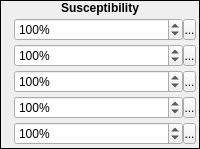
         <widget class="QFrame" name="frame_74">
          <property name="sizePolicy">
           <sizepolicy hsizetype="Fixed" vsizetype="Fixed">
            <horstretch>0</horstretch>
            <verstretch>0</verstretch>
           </sizepolicy>
          </property>
          <property name="frameShape">
           <enum>QFrame::Box</enum>
          </property>
          <property name="frameShadow">
           <enum>QFrame::Plain</enum>
          </property>
          <layout class="QVBoxLayout" name="verticalLayout_158">
           <property name="spacing">
            <number>0</number>
           </property>
           <property name="margin">
            <number>0</number>
           </property>
           <item>
            <widget class="QLabel" name="label_134">
             <property name="sizePolicy">
              <sizepolicy hsizetype="Preferred" vsizetype="Fixed">
               <horstretch>0</horstretch>
               <verstretch>0</verstretch>
              </sizepolicy>
             </property>
             <property name="font">
              <font>
               <weight>75</weight>
               <bold>true</bold>
              </font>
             </property>
             <property name="text">
              <string>Susceptibility</string>
             </property>
             <property name="alignment">
              <set>Qt::AlignCenter</set>
             </property>
            </widget>
           </item>
           <item>
            <widget class="QWidget" name="widget_85" native="true">
             <layout class="QVBoxLayout" name="verticalLayout_159">
              <property name="spacing">
               <number>3</number>
              </property>
              <property name="margin">
               <number>3</number>
              </property>
              <item>
               <layout class="QHBoxLayout" name="horizontalLayout_57">
                <property name="spacing">
                 <number>3</number>
                </property>
                <item>
                 <widget class="QLabel" name="label_135">
                  <property name="sizePolicy">
                   <sizepolicy hsizetype="Fixed" vsizetype="Fixed">
                    <horstretch>0</horstretch>
                    <verstretch>0</verstretch>
                   </sizepolicy>
                  </property>
                  <property name="text">
                   <string/>
                  </property>
                  <property name="pixmap">
                   <pixmap resource="gui_icons.qrc">:/icons/resistLevelA.png</pixmap>
                  </property>
                 </widget>
                </item>
                <item>
                 <layout class="QHBoxLayout" name="horizontalLayout_52">
                  <property name="spacing">
                   <number>0</number>
                  </property>
                  <item>
                   <widget class="QSpinBox" name="sbSusceptibilityA">
                    <property name="suffix">
                     <string>%</string>
                    </property>
                    <property name="maximum">
                     <number>1000</number>
                    </property>
                    <property name="value">
                     <number>100</number>
                    </property>
                   </widget>
                  </item>
                  <item>
                   <widget class="SpinBoxSideButton" name="bSusceptibilityASideButton">
                    <property name="minimumSize">
                     <size>
                      <width>13</width>
                      <height>21</height>
                     </size>
                    </property>
                    <property name="maximumSize">
                     <size>
                      <width>13</width>
                      <height>21</height>
                     </size>
                    </property>
                    <property name="text">
                     <string>...</string>
                    </property>
                    <property name="icon">
                     <iconset resource="gui_icons.qrc">
                      <normaloff>:/icons/spinBoxSideButton.png</normaloff>:/icons/spinBoxSideButton.png</iconset>
                    </property>
                    <property name="iconSize">
                     <size>
                      <width>8</width>
                      <height>16</height>
                     </size>
                    </property>
                   </widget>
                  </item>
                 </layout>
                </item>
               </layout>
              </item>
              <item>
               <layout class="QHBoxLayout" name="horizontalLayout_58">
                <property name="spacing">
                 <number>3</number>
                </property>
                <item>
                 <widget class="QLabel" name="label_136">
                  <property name="sizePolicy">
                   <sizepolicy hsizetype="Fixed" vsizetype="Fixed">
                    <horstretch>0</horstretch>
                    <verstretch>0</verstretch>
                   </sizepolicy>
                  </property>
                  <property name="text">
                   <string/>
                  </property>
                  <property name="pixmap">
                   <pixmap resource="gui_icons.qrc">:/icons/resistLevelB.png</pixmap>
                  </property>
                 </widget>
                </item>
                <item>
                 <layout class="QHBoxLayout" name="horizontalLayout_53">
                  <property name="spacing">
                   <number>0</number>
                  </property>
                  <item>
                   <widget class="QSpinBox" name="sbSusceptibilityB">
                    <property name="suffix">
                     <string>%</string>
                    </property>
                    <property name="maximum">
                     <number>1000</number>
                    </property>
                    <property name="value">
                     <number>100</number>
                    </property>
                   </widget>
                  </item>
                  <item>
                   <widget class="SpinBoxSideButton" name="bSusceptibilityBSideButton">
                    <property name="minimumSize">
                     <size>
                      <width>13</width>
                      <height>21</height>
                     </size>
                    </property>
                    <property name="maximumSize">
                     <size>
                      <width>13</width>
                      <height>21</height>
                     </size>
                    </property>
                    <property name="text">
                     <string>...</string>
                    </property>
                    <property name="icon">
                     <iconset resource="gui_icons.qrc">
                      <normaloff>:/icons/spinBoxSideButton.png</normaloff>:/icons/spinBoxSideButton.png</iconset>
                    </property>
                    <property name="iconSize">
                     <size>
                      <width>8</width>
                      <height>16</height>
                     </size>
                    </property>
                   </widget>
                  </item>
                 </layout>
                </item>
               </layout>
              </item>
              <item>
               <layout class="QHBoxLayout" name="horizontalLayout_59">
                <property name="spacing">
                 <number>3</number>
                </property>
                <item>
                 <widget class="QLabel" name="label_137">
                  <property name="sizePolicy">
                   <sizepolicy hsizetype="Fixed" vsizetype="Fixed">
                    <horstretch>0</horstretch>
                    <verstretch>0</verstretch>
                   </sizepolicy>
                  </property>
                  <property name="text">
                   <string/>
                  </property>
                  <property name="pixmap">
                   <pixmap resource="gui_icons.qrc">:/icons/resistLevelC.png</pixmap>
                  </property>
                 </widget>
                </item>
                <item>
                 <layout class="QHBoxLayout" name="horizontalLayout_54">
                  <property name="spacing">
                   <number>0</number>
                  </property>
                  <item>
                   <widget class="QSpinBox" name="sbSusceptibilityC">
                    <property name="suffix">
                     <string>%</string>
                    </property>
                    <property name="maximum">
                     <number>1000</number>
                    </property>
                    <property name="value">
                     <number>100</number>
                    </property>
                   </widget>
                  </item>
                  <item>
                   <widget class="SpinBoxSideButton" name="bSusceptibilityCSideButton">
                    <property name="minimumSize">
                     <size>
                      <width>13</width>
                      <height>21</height>
                     </size>
                    </property>
                    <property name="maximumSize">
                     <size>
                      <width>13</width>
                      <height>21</height>
                     </size>
                    </property>
                    <property name="text">
                     <string>...</string>
                    </property>
                    <property name="icon">
                     <iconset resource="gui_icons.qrc">
                      <normaloff>:/icons/spinBoxSideButton.png</normaloff>:/icons/spinBoxSideButton.png</iconset>
                    </property>
                    <property name="iconSize">
                     <size>
                      <width>8</width>
                      <height>16</height>
                     </size>
                    </property>
                   </widget>
                  </item>
                 </layout>
                </item>
               </layout>
              </item>
              <item>
               <layout class="QHBoxLayout" name="horizontalLayout_60">
                <property name="spacing">
                 <number>3</number>
                </property>
                <item>
                 <widget class="QLabel" name="label_138">
                  <property name="sizePolicy">
                   <sizepolicy hsizetype="Fixed" vsizetype="Fixed">
                    <horstretch>0</horstretch>
                    <verstretch>0</verstretch>
                   </sizepolicy>
                  </property>
                  <property name="text">
                   <string/>
                  </property>
                  <property name="pixmap">
                   <pixmap resource="gui_icons.qrc">:/icons/resistLevelD.png</pixmap>
                  </property>
                 </widget>
                </item>
                <item>
                 <layout class="QHBoxLayout" name="horizontalLayout_55">
                  <property name="spacing">
                   <number>0</number>
                  </property>
                  <item>
                   <widget class="QSpinBox" name="sbSusceptibilityD">
                    <property name="suffix">
                     <string>%</string>
                    </property>
                    <property name="maximum">
                     <number>1000</number>
                    </property>
                    <property name="value">
                     <number>100</number>
                    </property>
                   </widget>
                  </item>
                  <item>
                   <widget class="SpinBoxSideButton" name="bSusceptibilityDSideButton">
                    <property name="minimumSize">
                     <size>
                      <width>13</width>
                      <height>21</height>
                     </size>
                    </property>
                    <property name="maximumSize">
                     <size>
                      <width>13</width>
                      <height>21</height>
                     </size>
                    </property>
                    <property name="text">
                     <string>...</string>
                    </property>
                    <property name="icon">
                     <iconset resource="gui_icons.qrc">
                      <normaloff>:/icons/spinBoxSideButton.png</normaloff>:/icons/spinBoxSideButton.png</iconset>
                    </property>
                    <property name="iconSize">
                     <size>
                      <width>8</width>
                      <height>16</height>
                     </size>
                    </property>
                   </widget>
                  </item>
                 </layout>
                </item>
               </layout>
              </item>
              <item>
               <layout class="QHBoxLayout" name="horizontalLayout_61">
                <property name="spacing">
                 <number>3</number>
                </property>
                <item>
                 <widget class="QLabel" name="label_139">
                  <property name="sizePolicy">
                   <sizepolicy hsizetype="Fixed" vsizetype="Fixed">
                    <horstretch>0</horstretch>
                    <verstretch>0</verstretch>
                   </sizepolicy>
                  </property>
                  <property name="text">
                   <string/>
                  </property>
                  <property name="pixmap">
                   <pixmap resource="gui_icons.qrc">:/icons/resistLevelE.png</pixmap>
                  </property>
                 </widget>
                </item>
                <item>
                 <layout class="QHBoxLayout" name="horizontalLayout_56">
                  <property name="spacing">
                   <number>0</number>
                  </property>
                  <item>
                   <widget class="QSpinBox" name="sbSusceptibilityE">
                    <property name="suffix">
                     <string>%</string>
                    </property>
                    <property name="maximum">
                     <number>1000</number>
                    </property>
                    <property name="value">
                     <number>100</number>
                    </property>
                   </widget>
                  </item>
                  <item>
                   <widget class="SpinBoxSideButton" name="bSusceptibilityESideButton">
                    <property name="minimumSize">
                     <size>
                      <width>13</width>
                      <height>21</height>
                     </size>
                    </property>
                    <property name="maximumSize">
                     <size>
                      <width>13</width>
                      <height>21</height>
                     </size>
                    </property>
                    <property name="text">
                     <string>...</string>
                    </property>
                    <property name="icon">
                     <iconset resource="gui_icons.qrc">
                      <normaloff>:/icons/spinBoxSideButton.png</normaloff>:/icons/spinBoxSideButton.png</iconset>
                    </property>
                    <property name="iconSize">
                     <size>
                      <width>8</width>
                      <height>16</height>
                     </size>
                    </property>
                   </widget>
                  </item>
                 </layout>
                </item>
               </layout>
              </item>
             </layout>
            </widget>
           </item>
          </layout>
         </widget>
